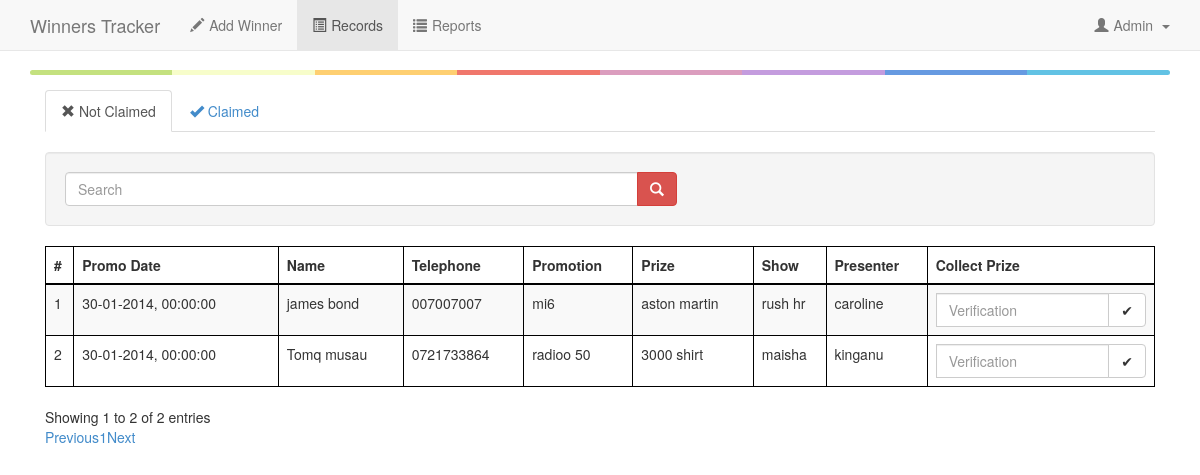
The app's page /adminrecords.php (signed in) with its own data.
### tables this page shows
CREATE TABLE IF NOT EXISTS `winnerslist` (
  `promodate` varchar(20) NOT NULL,
  `fname` varchar(20) NOT NULL,
  `lname` varchar(20) NOT NULL,
  `promotion` varchar(20) NOT NULL,
  `showname` varchar(20) NOT NULL,
  `presenter` varchar(20) NOT NULL,
  `prize` varchar(20) NOT NULL,
  `telephone` varchar(20) NOT NULL,
  `idno` varchar(8) DEFAULT NULL
);

### adminrecords.php (the view, shortened to what this page needs)
<!DOCTYPE html>
<html lang="en">
<head>
    <link href="css/bootstrap.css" rel="stylesheet">
    <link href="css/style.css" type="text/css" rel="stylesheet">
    <link href="jquery/datepicker/css/datepicker.css" type="text/css" rel="stylesheet">
</head>
<body>
    <nav class="navbar navbar-default navbar-fixed-top" role="navigation">
    <div class="container">
        <div class="navbar-header">
            <a class="navbar-brand" href="index.php">Winners Tracker</a>
        </div>
        <div class="collapse navbar-collapse" id="bs-example-navbar-collapse-1">
            <ul class="nav navbar-nav">
                <li><a href="index.php"><span class=" glyphicon glyphicon-pencil"></span>Add Winner</a></li>
                <li  class="active"><a href="#"><span class="glyphicon glyphicon-list-alt"></span>Records</a></li>
                <li><a href="adminreports.php"><span class="glyphicon glyphicon-list"></span>Reports</a></li>
            </ul>
            <ul class="nav navbar-nav navbar-right">
                <li class="dropdown"><a href="#" class="dropdown-toggle" data-toggle="dropdown"><span
                    class="glyphicon glyphicon-user"></span><?php echo htmlentities($_SESSION['user']['username'], ENT_QUOTES, 'UTF-8'); ?> <b class="caret"></b></a>
                </li>
            </ul>
        </div>
    </div>
    </nav>
    <div id="wrap">
        <div class="container">
            <div class="span8 col-md-12"></div>
            <br>
            <div id="nav" class="col-md-12">
                <ul class="nav nav-tabs ">
                    <li class="active"><a href="#notclaimed" data-toggle="tab"><span class="glyphicon glyphicon-remove"></span> Not Claimed</a></li>
                    <li ><a href="#claimed" data-toggle="tab"><span class="glyphicon glyphicon-ok"></span> Claimed</a></li>
            </div>
            <div class="tab-content">
                <div class="col-md-12 tab-pane active" id="notclaimed" \>
                    <br>
                    <div class="well" style="overflow: auto">
                        <div class ="row">
                           <div class="col-md-7" id="custom-search-input">
                           <form action="#" method="get">
                                <div class="input-group" >
                                    <input type="text" id="system-search" class="search-query form-control" name="q" placeholder="Search" required/>
                                    <span class="input-group-btn">
                                        <button class="btn btn-danger" type="button">
                                            <span class=" glyphicon glyphicon-search"></span>
                                        </button>
                                    </span>
                                </div>
                            </form>
                            </div>
                        </div>
                    </div>
                        <?php
                                include("connect.php");
                                $sql = $conn->prepare("SELECT * FROM winnerslist ORDER BY promodate DESC ");
                                $sql->execute();
                                $counter = 1;
                            ?>
                            <table class="table table-list-search table-striped table-bordered " id="table_notclaimed">
                                <thead>
                                    <tr class="row-of-data">
                                        <th>#</th>
                                        <th>Promo Date</th>
                                        <th>Name</th>
                                        <th>Telephone</th>
                                        <th>Promotion</th>
                                        <th>Prize</th>
                                        <th>Show</th>
                                        <th>Presenter</th>
                                        <th>Collect Prize</th>
                                    </tr>
                                </thead>
                               <tbody>
                                 <?php
                                    while ($row = $sql->fetch(PDO::FETCH_ASSOC)) {
                                ?>
                                    <tr>
                                    <td> <?php echo $counter; ?> </td>
                                    <td> <?php echo date("d-m-Y, H:i:s",strtotime($row['promodate'])); ?></td>
                                    <td> <?php echo $row['fname'] .' '. $row['lname'] ; ?> </td>
                                    <td> <?php echo $row['telephone']; ?> </td>
                                    <td> <?php echo $row['promotion'] ; ?> </td>
                                    <td> <?php echo $row['prize']; ?> </td>
                                    <td> <?php echo $row['showname']; ?> </td>
                                    <td> <?php echo $row['presenter']; ?> </td>
                                    <td class="verify"> <?php echo '<form id="collectForm" action="" method="post">
                                                        <div class="">
                                                            <div class="input-group">
                                                            <input type="text" name="winner_fname" value="'.$row['fname'].'" hidden>
                                                            <input type="text" name="winner_lname" value="'.$row['lname'].'" hidden>
                                                              <input type="number" name="winnerid" placeholder="Verification" class="form-control " required>
                                                              <span class="input-group-btn">
                                                                <button class="btn btn-default" name="collect" id="doCollect" type="submit">&#10004</button>
                                                              </span>
                                                            </div>
                                                          </div>
                                                    </form>'; ?>
                                    </td>
                                <?php
                                    $counter++;
                                    }
                                ?>
                                </tbody>
                            </table>
                </div>
            </div class="tab-content">
            </div>
        </div>
</body>
</html>

### css/style.css (style rules this page uses)
body { margin-top: 0px; padding-top: 70px; }
.span8 { height: 5px; border-top: 0; background: #c4e17f; border-radius: 5px; background-image: -webkit-linear-gradient(left, #c4e17f, #c4e17f 12.5%, #f7fdca 12.5%, #f7fdca 25%, #fecf71 25%, #fecf71 37.5%, #f0776c 37.5%, #f0776c 50%, #db9dbe 50%, #db9dbe 62.5%, #c49cde 62.5%, #c49cde 75%, #669ae1 75%, #669ae1 87.5%, #62c2e4 87.5%, #62c2e4); background-image: -moz-linear-gradient(left, #c4e17f, #c4e17f 12.5%, #f7fdca 12.5%, #f7fdca 25%, #fecf71 25%, #fecf71 37.5%, #f0776c 37.5%, #f0776c 50%, #db9dbe 50%, #db9dbe 62.5%, #c49cde 62.5%, #c49cde 75%, #669ae1 75%, #669ae1 87.5%, #62c2e4 87.5%, #62c2e4); background-image: -o-linear-gradient(left, #c4e17f, #c4e17f 12.5%, #f7fdca 12.5%, #f7fdca 25%, #fecf71 25%, #fecf71 37.5%, #f0776c 37.5%, #f0776c 50%, #db9dbe 50%, #db9dbe 62.5%, #c49cde 62.5%, #c49cde 75%, #669ae1 75%, #669ae1 87.5%, #62c2e4 87.5%, #62c2e4); background-image: linear-gradient(to right, #c4e17f, #c4e17f 12.5%, #f7fdca 12.5%, #f7fdca 25%, #fecf71 25%, #fecf71 37.5%, #f0776c 37.5%, #f0776c 50%, #db9dbe 50%, #db9dbe 62.5%, #c49cde 62.5%, #c49cde 75%, #669ae1 75%, #669ae1 87.5%, #62c2e4 87.5%, #62c2e4); }
.form-control { margin-bottom: 10px; }
html, body { height: 100%; }
#wrap { min-height: 100%; }
.navbar .glyphicon { margin-right: 5px; }
.caret { margin-left: 5px; }

### adminrecords.php (style rules this page uses)
td.verify { width: 200px; }

### records on screen
winnerslist: promodate "30-01-2014, 00:00:00", fname "james", lname "bond", telephone "007007007", promotion "mi6", prize "aston martin", showname "rush hr", presenter "caroline"
winnerslist: promodate "30-01-2014, 00:00:00", fname "Tomq", lname "musau", telephone "0721733864", promotion "radioo 50", prize "3000 shirt", showname "maisha", presenter "kinganu"

### other values on screen
$_SESSION['user']['username'] "Admin"
